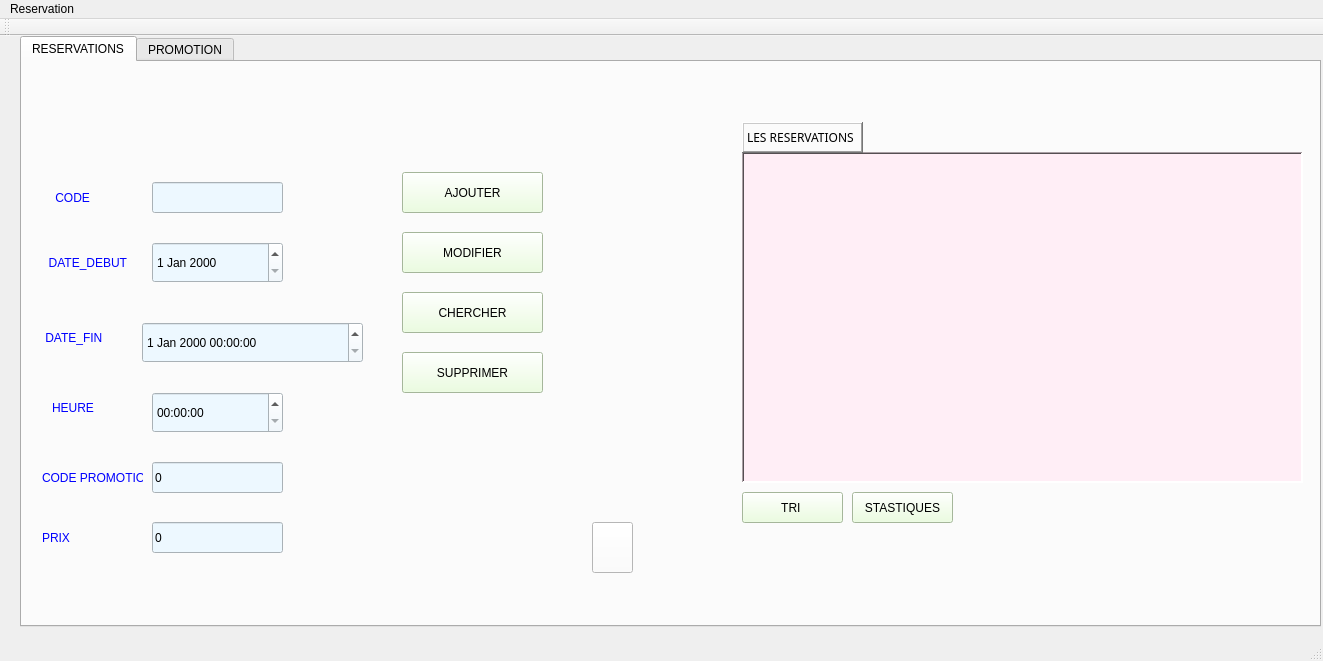
<?xml version="1.0" encoding="UTF-8"?>
<ui version="4.0">
 <class>MainWindow</class>
 <widget class="QMainWindow" name="MainWindow">
  <property name="geometry">
   <rect>
    <x>0</x>
    <y>0</y>
    <width>1323</width>
    <height>661</height>
   </rect>
  </property>
  <property name="windowTitle">
   <string>Gestion des Clients</string>
  </property>
  <property name="styleSheet">
   <string notr="true"/>
  </property>
  <widget class="QWidget" name="centralWidget">
   <widget class="QTabWidget" name="tabWidget">
    <property name="geometry">
     <rect>
      <x>20</x>
      <y>0</y>
      <width>1301</width>
      <height>591</height>
     </rect>
    </property>
    <property name="currentIndex">
     <number>0</number>
    </property>
    <widget class="QWidget" name="tab_7">
     <attribute name="title">
      <string>RESERVATIONS</string>
     </attribute>
     <widget class="QPushButton" name="pb_modify">
      <property name="geometry">
       <rect>
        <x>380</x>
        <y>170</y>
        <width>141</width>
        <height>41</height>
       </rect>
      </property>
      <property name="cursor">
       <cursorShape>PointingHandCursor</cursorShape>
      </property>
      <property name="styleSheet">
       <string notr="true">background-color: rgb(231, 255, 215);
</string>
      </property>
      <property name="text">
       <string>MODIFIER</string>
      </property>
      <property name="icon">
       <iconset resource="logo/logo.qrc">
        <normaloff>:/new/prefix1/modifier.png</normaloff>:/new/prefix1/modifier.png</iconset>
      </property>
      <property name="iconSize">
       <size>
        <width>30</width>
        <height>30</height>
       </size>
      </property>
     </widget>
     <widget class="QLabel" name="label_6">
      <property name="geometry">
       <rect>
        <x>30</x>
        <y>330</y>
        <width>61</width>
        <height>31</height>
       </rect>
      </property>
      <property name="styleSheet">
       <string notr="true">color: #0000FF;</string>
      </property>
      <property name="text">
       <string>HEURE</string>
      </property>
     </widget>
     <widget class="QPushButton" name="pushButton_2">
      <property name="geometry">
       <rect>
        <x>570</x>
        <y>460</y>
        <width>41</width>
        <height>51</height>
       </rect>
      </property>
      <property name="styleSheet">
       <string notr="true">background-color: rgb(255, 255, 255);</string>
      </property>
      <property name="text">
       <string/>
      </property>
      <property name="icon">
       <iconset resource="logo/logo.qrc">
        <normaloff>:/new/prefix1/iconpdf.png</normaloff>:/new/prefix1/iconpdf.png</iconset>
      </property>
      <property name="iconSize">
       <size>
        <width>50</width>
        <height>50</height>
       </size>
      </property>
     </widget>
     <widget class="QLabel" name="label_5">
      <property name="geometry">
       <rect>
        <x>20</x>
        <y>190</y>
        <width>101</width>
        <height>21</height>
       </rect>
      </property>
      <property name="styleSheet">
       <string notr="true">color: #0000FF;</string>
      </property>
      <property name="text">
       <string>  DATE_DEBUT</string>
      </property>
     </widget>
     <widget class="QLabel" name="label_8">
      <property name="geometry">
       <rect>
        <x>10</x>
        <y>260</y>
        <width>101</width>
        <height>31</height>
       </rect>
      </property>
      <property name="styleSheet">
       <string notr="true">color: #0000FF;</string>
      </property>
      <property name="text">
       <string>    DATE_FIN</string>
      </property>
     </widget>
     <widget class="QLabel" name="label_7">
      <property name="geometry">
       <rect>
        <x>20</x>
        <y>400</y>
        <width>101</width>
        <height>31</height>
       </rect>
      </property>
      <property name="styleSheet">
       <string notr="true">color: #0000FF;</string>
      </property>
      <property name="text">
       <string>CODE PROMOTION</string>
      </property>
     </widget>
     <widget class="QPushButton" name="pb_supprimer">
      <property name="geometry">
       <rect>
        <x>380</x>
        <y>290</y>
        <width>141</width>
        <height>41</height>
       </rect>
      </property>
      <property name="cursor">
       <cursorShape>PointingHandCursor</cursorShape>
      </property>
      <property name="styleSheet">
       <string notr="true">background-color: rgb(231, 255, 215);</string>
      </property>
      <property name="text">
       <string>SUPPRIMER</string>
      </property>
      <property name="icon">
       <iconset resource="logo/logo.qrc">
        <normaloff>:/new/prefix1/icon_supp-removebg-preview.png</normaloff>:/new/prefix1/icon_supp-removebg-preview.png</iconset>
      </property>
      <property name="iconSize">
       <size>
        <width>30</width>
        <height>30</height>
       </size>
      </property>
     </widget>
     <widget class="QPushButton" name="le_chercher">
      <property name="geometry">
       <rect>
        <x>380</x>
        <y>230</y>
        <width>141</width>
        <height>41</height>
       </rect>
      </property>
      <property name="cursor">
       <cursorShape>PointingHandCursor</cursorShape>
      </property>
      <property name="styleSheet">
       <string notr="true">background-color: rgb(231, 255, 215);</string>
      </property>
      <property name="text">
       <string>CHERCHER</string>
      </property>
      <property name="icon">
       <iconset resource="logo/logo.qrc">
        <normaloff>:/new/prefix1/rechercher.png</normaloff>:/new/prefix1/rechercher.png</iconset>
      </property>
      <property name="iconSize">
       <size>
        <width>30</width>
        <height>30</height>
       </size>
      </property>
     </widget>
     <widget class="QLineEdit" name="code">
      <property name="geometry">
       <rect>
        <x>130</x>
        <y>400</y>
        <width>131</width>
        <height>31</height>
       </rect>
      </property>
      <property name="styleSheet">
       <string notr="true">background-color: rgb(237, 248, 255);</string>
      </property>
      <property name="text">
       <string>0</string>
      </property>
     </widget>
     <widget class="QLineEdit" name="le_code">
      <property name="geometry">
       <rect>
        <x>130</x>
        <y>120</y>
        <width>131</width>
        <height>31</height>
       </rect>
      </property>
      <property name="styleSheet">
       <string notr="true">background-color: rgb(237, 248, 255);</string>
      </property>
     </widget>
     <widget class="QTableView" name="tab_reservation">
      <property name="geometry">
       <rect>
        <x>720</x>
        <y>90</y>
        <width>561</width>
        <height>331</height>
       </rect>
      </property>
      <property name="cursor" stdset="0">
       <cursorShape>PointingHandCursor</cursorShape>
      </property>
      <property name="styleSheet">
       <string notr="true">background-color: rgb(255, 238, 246);</string>
      </property>
      <property name="frameShape">
       <enum>QFrame::WinPanel</enum>
      </property>
      <property name="frameShadow">
       <enum>QFrame::Sunken</enum>
      </property>
     </widget>
     <widget class="QDateEdit" name="le_date">
      <property name="geometry">
       <rect>
        <x>130</x>
        <y>180</y>
        <width>131</width>
        <height>41</height>
       </rect>
      </property>
      <property name="styleSheet">
       <string notr="true">background-color: rgb(237, 248, 255);</string>
      </property>
     </widget>
     <widget class="QPushButton" name="pushButton_stat">
      <property name="geometry">
       <rect>
        <x>830</x>
        <y>430</y>
        <width>101</width>
        <height>31</height>
       </rect>
      </property>
      <property name="styleSheet">
       <string notr="true">background-color: rgb(231, 255, 215);</string>
      </property>
      <property name="text">
       <string>STASTIQUES</string>
      </property>
      <property name="icon">
       <iconset resource="img.qrc">
        <normaloff>:/new/prefix1/logo/images-removebg-preview.png</normaloff>:/new/prefix1/logo/images-removebg-preview.png</iconset>
      </property>
      <property name="iconSize">
       <size>
        <width>30</width>
        <height>30</height>
       </size>
      </property>
     </widget>
     <widget class="QLabel" name="label_4">
      <property name="geometry">
       <rect>
        <x>20</x>
        <y>120</y>
        <width>71</width>
        <height>31</height>
       </rect>
      </property>
      <property name="styleSheet">
       <string notr="true">color: #0000FF;</string>
      </property>
      <property name="text">
       <string>    CODE </string>
      </property>
     </widget>
     <widget class="QLabel" name="label_9">
      <property name="geometry">
       <rect>
        <x>720</x>
        <y>60</y>
        <width>121</width>
        <height>31</height>
       </rect>
      </property>
      <property name="font">
       <font>
        <family>Old Antic Outline</family>
       </font>
      </property>
      <property name="mouseTracking">
       <bool>false</bool>
      </property>
      <property name="frameShape">
       <enum>QFrame::WinPanel</enum>
      </property>
      <property name="frameShadow">
       <enum>QFrame::Raised</enum>
      </property>
      <property name="text">
       <string>LES RESERVATIONS</string>
      </property>
     </widget>
     <widget class="QPushButton" name="pb_ajouter">
      <property name="geometry">
       <rect>
        <x>380</x>
        <y>110</y>
        <width>141</width>
        <height>41</height>
       </rect>
      </property>
      <property name="cursor">
       <cursorShape>PointingHandCursor</cursorShape>
      </property>
      <property name="styleSheet">
       <string notr="true">background-color: rgb(231, 255, 215);</string>
      </property>
      <property name="text">
       <string>AJOUTER</string>
      </property>
      <property name="icon">
       <iconset resource="logo/logo.qrc">
        <normaloff>:/new/prefix1/ajouter.png</normaloff>:/new/prefix1/ajouter.png</iconset>
      </property>
      <property name="iconSize">
       <size>
        <width>30</width>
        <height>30</height>
       </size>
      </property>
     </widget>
     <widget class="QTimeEdit" name="le_heure">
      <property name="geometry">
       <rect>
        <x>130</x>
        <y>330</y>
        <width>131</width>
        <height>41</height>
       </rect>
      </property>
      <property name="styleSheet">
       <string notr="true">background-color: rgb(237, 248, 255);</string>
      </property>
     </widget>
     <widget class="QPushButton" name="pushButton">
      <property name="geometry">
       <rect>
        <x>720</x>
        <y>430</y>
        <width>101</width>
        <height>31</height>
       </rect>
      </property>
      <property name="styleSheet">
       <string notr="true">background-color: rgb(231, 255, 215);</string>
      </property>
      <property name="text">
       <string>TRI </string>
      </property>
      <property name="icon">
       <iconset resource="logo/logo.qrc">
        <normaloff>:/new/prefix1/download__5_-removebg-preview.png</normaloff>:/new/prefix1/download__5_-removebg-preview.png</iconset>
      </property>
      <property name="iconSize">
       <size>
        <width>30</width>
        <height>30</height>
       </size>
      </property>
     </widget>
     <widget class="QLineEdit" name="prix">
      <property name="geometry">
       <rect>
        <x>130</x>
        <y>460</y>
        <width>131</width>
        <height>31</height>
       </rect>
      </property>
      <property name="styleSheet">
       <string notr="true">background-color: rgb(237, 248, 255);</string>
      </property>
      <property name="text">
       <string>0</string>
      </property>
     </widget>
     <widget class="QLabel" name="label_28">
      <property name="geometry">
       <rect>
        <x>20</x>
        <y>460</y>
        <width>101</width>
        <height>31</height>
       </rect>
      </property>
      <property name="maximumSize">
       <size>
        <width>101</width>
        <height>16777215</height>
       </size>
      </property>
      <property name="styleSheet">
       <string notr="true">color: #0000FF;</string>
      </property>
      <property name="text">
       <string>PRIX</string>
      </property>
     </widget>
     <widget class="QDateTimeEdit" name="le_date_2">
      <property name="geometry">
       <rect>
        <x>120</x>
        <y>260</y>
        <width>221</width>
        <height>41</height>
       </rect>
      </property>
      <property name="styleSheet">
       <string notr="true">background-color: rgb(237, 248, 255);</string>
      </property>
     </widget>
     <widget class="QLabel" name="label">
      <property name="geometry">
       <rect>
        <x>0</x>
        <y>-20</y>
        <width>1301</width>
        <height>601</height>
       </rect>
      </property>
      <property name="styleSheet">
       <string notr="true">background-image: url(:/new/interface/pic1 (1).png);</string>
      </property>
      <property name="text">
       <string/>
      </property>
     </widget>
     <zorder>label</zorder>
     <zorder>pb_modify</zorder>
     <zorder>label_6</zorder>
     <zorder>pushButton_2</zorder>
     <zorder>label_5</zorder>
     <zorder>label_8</zorder>
     <zorder>label_7</zorder>
     <zorder>pb_supprimer</zorder>
     <zorder>le_chercher</zorder>
     <zorder>code</zorder>
     <zorder>le_code</zorder>
     <zorder>tab_reservation</zorder>
     <zorder>le_date</zorder>
     <zorder>pushButton_stat</zorder>
     <zorder>label_4</zorder>
     <zorder>label_9</zorder>
     <zorder>pb_ajouter</zorder>
     <zorder>le_heure</zorder>
     <zorder>pushButton</zorder>
     <zorder>prix</zorder>
     <zorder>label_28</zorder>
     <zorder>le_date_2</zorder>
    </widget>
    <widget class="QWidget" name="tab_8">
     <attribute name="title">
      <string>PROMOTION</string>
     </attribute>
     <widget class="QLabel" name="label_27">
      <property name="geometry">
       <rect>
        <x>60</x>
        <y>150</y>
        <width>71</width>
        <height>31</height>
       </rect>
      </property>
      <property name="styleSheet">
       <string notr="true">color: #0000FF;</string>
      </property>
      <property name="text">
       <string>    CODE </string>
      </property>
     </widget>
     <widget class="QLabel" name="label_29">
      <property name="geometry">
       <rect>
        <x>60</x>
        <y>210</y>
        <width>101</width>
        <height>31</height>
       </rect>
      </property>
      <property name="styleSheet">
       <string notr="true">color: #0000FF;</string>
      </property>
      <property name="text">
       <string>POURCENTAGE</string>
      </property>
     </widget>
     <widget class="QLineEdit" name="codepromor">
      <property name="geometry">
       <rect>
        <x>180</x>
        <y>150</y>
        <width>113</width>
        <height>20</height>
       </rect>
      </property>
      <property name="styleSheet">
       <string notr="true">background-color: rgb(237, 248, 255);</string>
      </property>
     </widget>
     <widget class="QLineEdit" name="POURCENTAGE">
      <property name="geometry">
       <rect>
        <x>180</x>
        <y>210</y>
        <width>113</width>
        <height>20</height>
       </rect>
      </property>
      <property name="styleSheet">
       <string notr="true">background-color: rgb(237, 248, 255);</string>
      </property>
     </widget>
     <widget class="QPushButton" name="pushButton_7">
      <property name="geometry">
       <rect>
        <x>400</x>
        <y>130</y>
        <width>141</width>
        <height>41</height>
       </rect>
      </property>
      <property name="styleSheet">
       <string notr="true">background-color: rgb(231, 255, 215);</string>
      </property>
      <property name="text">
       <string>ajouter</string>
      </property>
      <property name="icon">
       <iconset resource="logo/logo.qrc">
        <normaloff>:/new/prefix1/ajouter.png</normaloff>:/new/prefix1/ajouter.png</iconset>
      </property>
      <property name="iconSize">
       <size>
        <width>30</width>
        <height>30</height>
       </size>
      </property>
     </widget>
     <widget class="QPushButton" name="pushButton_8">
      <property name="geometry">
       <rect>
        <x>400</x>
        <y>190</y>
        <width>141</width>
        <height>41</height>
       </rect>
      </property>
      <property name="styleSheet">
       <string notr="true">background-color: rgb(231, 255, 215);</string>
      </property>
      <property name="text">
       <string>update</string>
      </property>
      <property name="icon">
       <iconset resource="logo/logo.qrc">
        <normaloff>:/new/prefix1/modifier.png</normaloff>:/new/prefix1/modifier.png</iconset>
      </property>
      <property name="iconSize">
       <size>
        <width>30</width>
        <height>30</height>
       </size>
      </property>
     </widget>
     <widget class="QPushButton" name="pushButton_9">
      <property name="geometry">
       <rect>
        <x>400</x>
        <y>250</y>
        <width>141</width>
        <height>41</height>
       </rect>
      </property>
      <property name="styleSheet">
       <string notr="true">background-color: rgb(231, 255, 215);</string>
      </property>
      <property name="text">
       <string>supprimer</string>
      </property>
      <property name="icon">
       <iconset resource="logo/logo.qrc">
        <normaloff>:/new/prefix1/icon_supp-removebg-preview.png</normaloff>:/new/prefix1/icon_supp-removebg-preview.png</iconset>
      </property>
      <property name="iconSize">
       <size>
        <width>30</width>
        <height>30</height>
       </size>
      </property>
     </widget>
     <widget class="QTableView" name="tab_promo">
      <property name="geometry">
       <rect>
        <x>730</x>
        <y>90</y>
        <width>411</width>
        <height>271</height>
       </rect>
      </property>
      <property name="styleSheet">
       <string notr="true">background-color: rgb(255, 238, 246);</string>
      </property>
      <property name="frameShape">
       <enum>QFrame::WinPanel</enum>
      </property>
     </widget>
     <widget class="QLabel" name="label_2">
      <property name="geometry">
       <rect>
        <x>0</x>
        <y>0</y>
        <width>1301</width>
        <height>581</height>
       </rect>
      </property>
      <property name="styleSheet">
       <string notr="true">background-image: url(:/new/interface/pic1 (1).png);</string>
      </property>
      <property name="text">
       <string/>
      </property>
     </widget>
     <widget class="QLabel" name="label_3">
      <property name="geometry">
       <rect>
        <x>730</x>
        <y>70</y>
        <width>221</width>
        <height>16</height>
       </rect>
      </property>
      <property name="frameShape">
       <enum>QFrame::StyledPanel</enum>
      </property>
      <property name="text">
       <string>LES PROMOTIONS :</string>
      </property>
     </widget>
     <zorder>label_2</zorder>
     <zorder>label_27</zorder>
     <zorder>label_29</zorder>
     <zorder>codepromor</zorder>
     <zorder>POURCENTAGE</zorder>
     <zorder>pushButton_7</zorder>
     <zorder>pushButton_8</zorder>
     <zorder>pushButton_9</zorder>
     <zorder>tab_promo</zorder>
     <zorder>label_3</zorder>
    </widget>
   </widget>
  </widget>
  <widget class="QMenuBar" name="menuBar">
   <property name="geometry">
    <rect>
     <x>0</x>
     <y>0</y>
     <width>1323</width>
     <height>24</height>
    </rect>
   </property>
   <widget class="QMenu" name="menuReservation">
    <property name="title">
     <string>Reservation</string>
    </property>
   </widget>
   <addaction name="menuReservation"/>
  </widget>
  <widget class="QToolBar" name="mainToolBar">
   <attribute name="toolBarArea">
    <enum>TopToolBarArea</enum>
   </attribute>
   <attribute name="toolBarBreak">
    <bool>false</bool>
   </attribute>
  </widget>
  <widget class="QStatusBar" name="statusBar"/>
 </widget>
 <layoutdefault spacing="6" margin="11"/>
 <resources>
  <include location="logo/logo.qrc"/>
  <include location="logo/logo.qrc"/>
  <include location="logo/logo.qrc"/>
  <include location="img.qrc"/>
 </resources>
 <connections/>
</ui>
